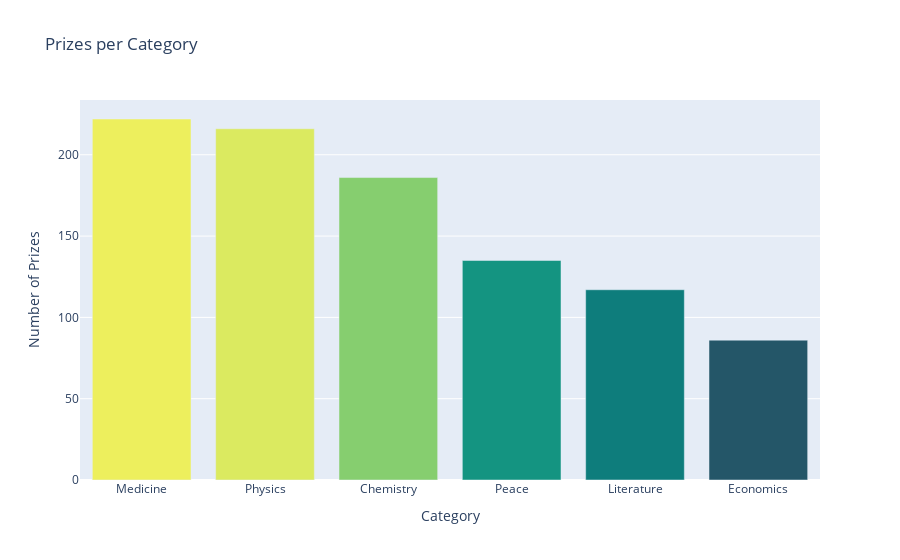

Notebook code for this chart:
### Code cell
prizes_per_category = df_data.category.value_counts()
v_bar = px.bar(x=prizes_per_category.index, y=prizes_per_category.values, title="Prizes per Category", color=prizes_per_category.values, color_continuous_scale='Aggrnyl')
v_bar.update_layout(xaxis_title="Category", yaxis_title="Number of Prizes", coloraxis_showscale=False)
v_bar.show()

### Figure 1 — Plotly figure (JSON) as saved in the notebook; plotly's stock layout.template omitted (floating-point values rounded to 4 significant figures)
{"data": [{"alignmentgroup": "True", "hovertemplate": "x=%{x}<br>y=%{y}<br>color=%{marker.color}<extra></extra>", "legendgroup": "", "marker": {"color": [222, 216, 186, 135, 117, 86], "coloraxis": "coloraxis", "pattern": {"shape": ""}}, "name": "", "offsetgroup": "", "orientation": "v", "showlegend": false, "textposition": "auto", "type": "bar", "x": ["Medicine", "Physics", "Chemistry", "Peace", "Literature", "Economics"], "xaxis": "x", "y": [222, 216, 186, 135, 117, 86], "yaxis": "y"}], "layout": {"barmode": "relative", "coloraxis": {"colorbar": {"title": {"text": "color"}}, "colorscale": [[0, "rgb(36, 86, 104)"], [0.1667, "rgb(15, 114, 121)"], [0.3333, "rgb(13, 143, 129)"], [0.5, "rgb(57, 171, 126)"], [0.6667, "rgb(110, 197, 116)"], [0.8333, "rgb(169, 220, 103)"], [1, "rgb(237, 239, 93)"]], "showscale": false}, "legend": {"tracegroupgap": 0}, "title": {"text": "Prizes per Category"}, "xaxis": {"anchor": "y", "domain": [0, 1], "title": {"text": "Category"}}, "yaxis": {"anchor": "x", "domain": [0, 1], "title": {"text": "Number of Prizes"}}}}
